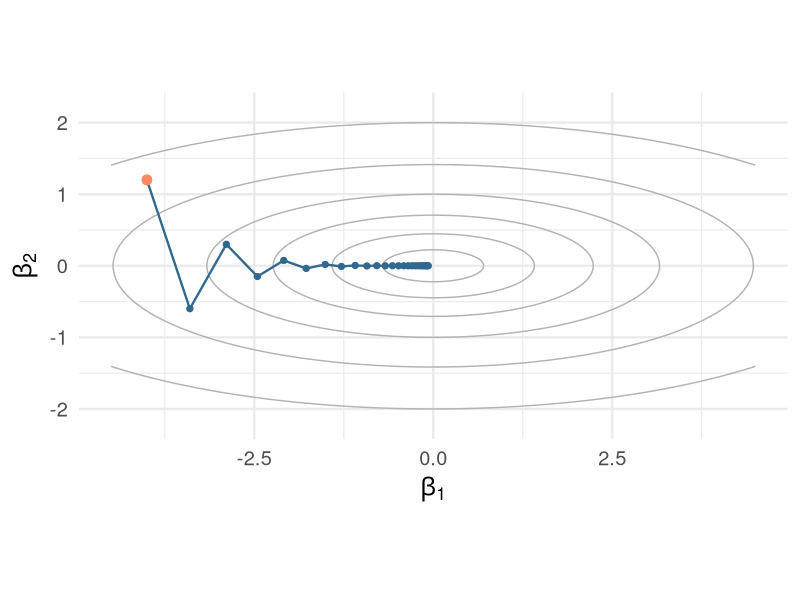
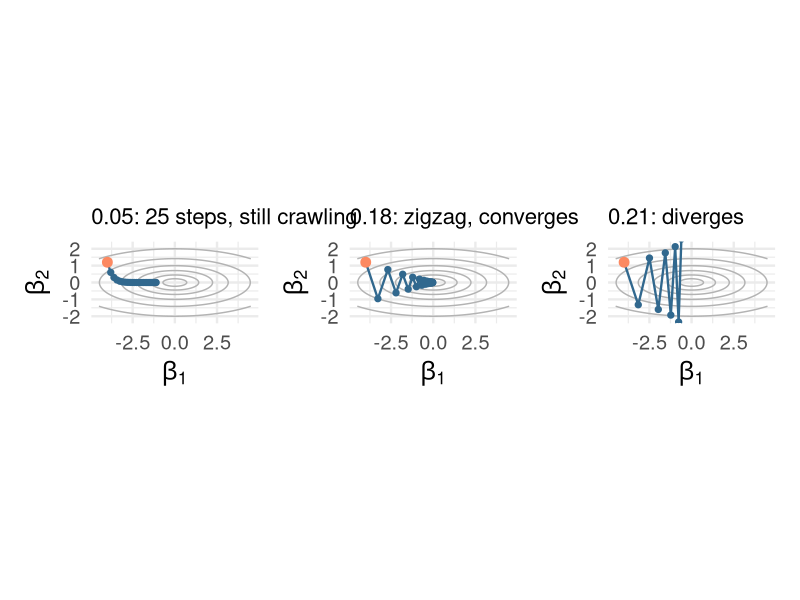
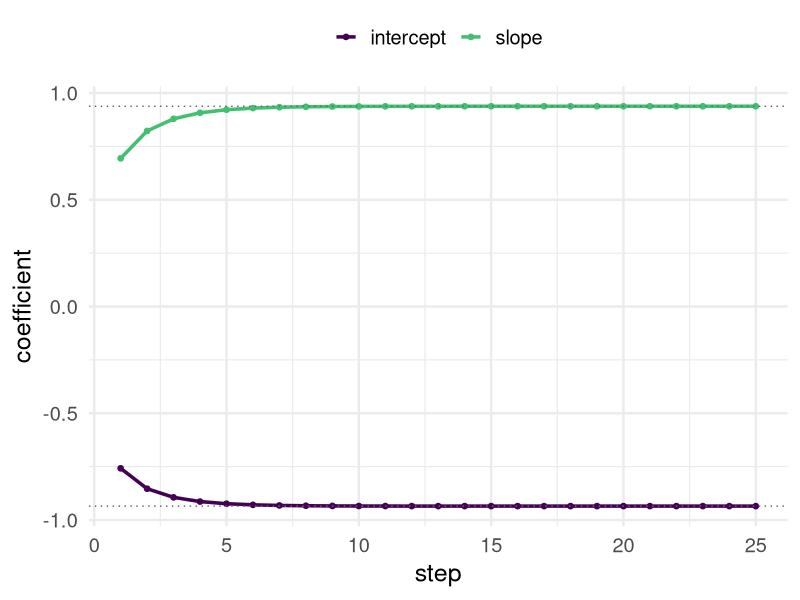
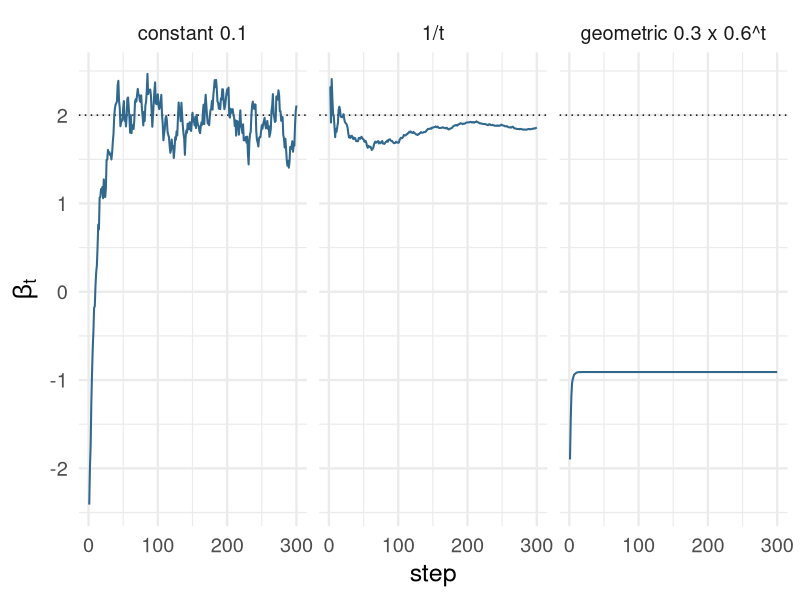
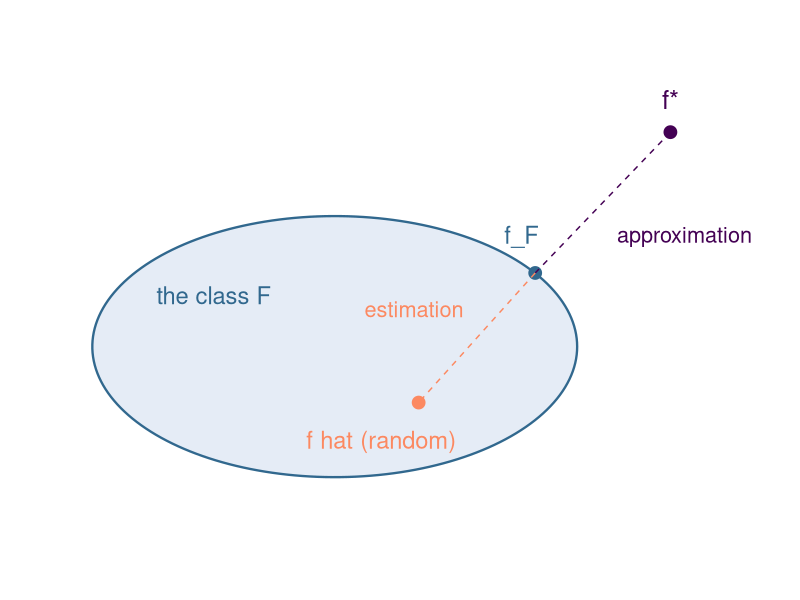
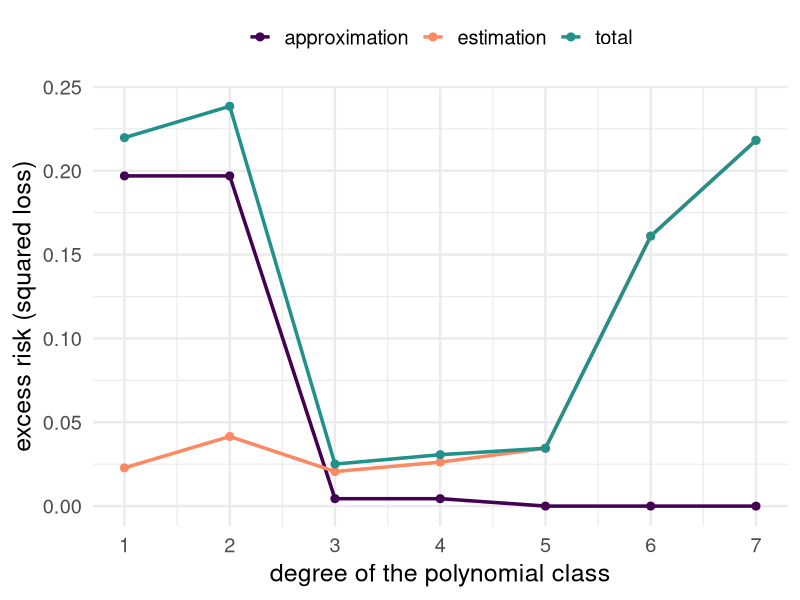
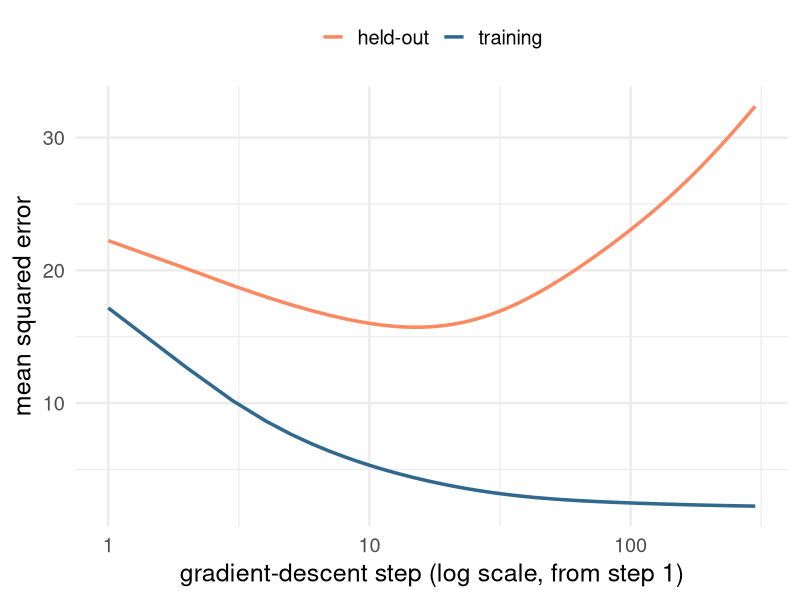

Reproduce these figures in R, in order.
## ---- chunk 1
#| label: setup
#| include: false
library(tidyverse)
library(knitr)
library(patchwork)
library(palmerpenguins)
theme_set(theme_minimal(base_size = 18))
options(knitr.table.format = "html")
options(digits = 3)
set.seed(4)
# Palette: viridis for the primary scale, magma for the second one.
v_dark <- "#440154"; v_blue <- "#31688e"; v_teal <- "#21918c"; v_green <- "#5ec962"
m_pink <- "#b73779"; m_purple <- "#8c2981"; m_orange <- "#fc8961"
# A two-parameter quadratic valley, curvature 1 along beta_1 and 10 along beta_2,
# for the step-size pictures. Gradient descent on it is the exact recurrence
# beta_{t+1} = (1 - gamma a) beta_t in each coordinate.
fq <- function(b1, b2) 0.5 * (b1^2 + 10 * b2^2)
gd_path <- function(start, gamma, steps, a = c(1, 10)) {
  b <- start
  out <- matrix(NA, steps + 1, 2); out[1, ] <- b
  for (t in 1:steps) { b <- b - gamma * a * b; out[t + 1, ] <- b }
  tibble(step = 0:steps, b1 = out[, 1], b2 = out[, 2])
}
contour_grid <- expand_grid(b1 = seq(-4.5, 4.5, length.out = 121),
                            b2 = seq(-2.2, 2.2, length.out = 121)) |>
  mutate(f = fq(b1, b2))
contour_plot <- function(path, title = NULL) {
  ggplot() +
    geom_contour(data = contour_grid, aes(b1, b2, z = f),
                 breaks = c(0.25, 1, 2.5, 5, 10, 20), colour = "grey70") +
    geom_path(data = path, aes(b1, b2), colour = v_blue, linewidth = 0.8) +
    geom_point(data = path, aes(b1, b2), colour = v_blue, size = 1.8) +
    geom_point(data = path[1, ], aes(b1, b2), colour = m_orange, size = 3) +
    coord_equal(xlim = c(-4.5, 4.5), ylim = c(-2.2, 2.2)) +
    labs(x = expression(beta[1]), y = expression(beta[2]), title = title) +
    theme(plot.title = element_text(size = 16))
}
## ---- chunk 2
#| label: valley
#| fig-height: 3.4
#| fig-width: 4.6
#| out-width: "100%"
contour_plot(gd_path(c(-4, 1.2), 0.15, 25))
## ---- chunk 3
#| label: three-steps
#| fig-height: 3.3
#| fig-width: 12
#| out-width: "100%"
p1 <- contour_plot(gd_path(c(-4, 1.2), 0.05, 25), "0.05: 25 steps, still crawling")
p2 <- contour_plot(gd_path(c(-4, 1.2), 0.18, 25), "0.18: zigzag, converges")
p3 <- contour_plot(gd_path(c(-4, 1.2), 0.21, 8), "0.21: diverges")
p1 + p2 + p3
## ---- chunk 4
#| label: logistic-descent
#| fig-height: 3.6
#| fig-width: 5.6
#| out-width: "100%"
pg <- penguins |> filter(species != "Gentoo") |> drop_na(flipper_length_mm) |>
  mutate(chinstrap = as.numeric(species == "Chinstrap"), z = as.numeric(scale(flipper_length_mm)))
Xl <- cbind(1, pg$z); yl <- pg$chinstrap; nl <- nrow(Xl)
L_logit <- max(eigen(t(Xl) %*% Xl / nl)$values) / 4
b <- c(0, 0); Tn <- 25; path <- matrix(NA, Tn, 2)
for (t in 1:Tn) { p <- 1 / (1 + exp(-Xl %*% b)); b <- b - 4 * (-t(Xl) %*% (yl - p) / nl); path[t, ] <- b }
glm_coef <- coef(glm(chinstrap ~ z, family = binomial, data = pg))
tibble(step = 1:Tn, intercept = path[, 1], slope = path[, 2]) |>
  pivot_longer(-step, names_to = "coefficient") |>
  ggplot(aes(step, value, colour = coefficient)) + geom_line(linewidth = 1.2) + geom_point(size = 1.6) +
  geom_hline(yintercept = glm_coef, linetype = "dotted", colour = "grey40") +
  scale_colour_viridis_d(end = 0.7) +
  labs(x = "step", y = "coefficient", colour = NULL) + theme(legend.position = "top")
## ---- chunk 5
#| label: schedules
#| fig-height: 2.8
#| fig-width: 12
#| out-width: "100%"
set.seed(2)
Tt <- 300
sched <- list("constant 0.1" = function(t) 0.1, "1/t" = function(t) 1 / t, "geometric 0.3 x 0.6^t" = function(t) 0.3 * 0.6^t)
runs <- map_dfr(names(sched), function(nm) {
  bb <- -3; out <- numeric(Tt)
  for (t in 1:Tt) { g <- (bb - 2) + rnorm(1); bb <- bb - sched[[nm]](t) * g; out[t] <- bb }
  tibble(schedule = factor(nm, levels = names(sched)), step = 1:Tt, beta = out)
})
ggplot(runs, aes(step, beta)) + geom_hline(yintercept = 2, linetype = "dotted") +
  geom_line(colour = v_blue, linewidth = 0.7) + facet_wrap(~ schedule) +
  labs(x = "step", y = expression(beta[t]), title = NULL)
## ---- chunk 6
#| label: three-functions
#| fig-height: 3.6
#| fig-width: 6.4
#| out-width: "100%"
th <- seq(0, 2 * pi, length.out = 200)
ell <- tibble(x = 2.6 * cos(th), y = 1.4 * sin(th))
ggplot() +
  geom_polygon(data = ell, aes(x, y), fill = "#e5ecf6", colour = v_blue, linewidth = 0.8) +
  annotate("text", x = -1.3, y = 0.55, label = "the class F", colour = v_blue, size = 6) +
  annotate("point", x = 3.6, y = 2.3, size = 4, colour = v_dark) +
  annotate("text", x = 3.6, y = 2.65, label = "f*", size = 6.5, colour = v_dark) +
  annotate("point", x = 2.15, y = 0.79, size = 4, colour = v_blue) +
  annotate("text", x = 2.0, y = 1.2, label = "f_F", size = 6, colour = v_blue) +
  annotate("point", x = 0.9, y = -0.6, size = 4, colour = m_orange) +
  annotate("text", x = 0.5, y = -1.0, label = "f hat (random)", size = 6, colour = m_orange) +
  annotate("segment", x = 3.6, y = 2.3, xend = 2.15, yend = 0.79, linetype = "dashed", colour = v_dark) +
  annotate("text", x = 3.75, y = 1.2, label = "approximation", size = 5.5, colour = v_dark) +
  annotate("segment", x = 2.15, y = 0.79, xend = 0.9, yend = -0.6, linetype = "dashed", colour = m_orange) +
  annotate("text", x = 0.85, y = 0.4, label = "estimation", size = 5.5, colour = m_orange) +
  coord_equal(xlim = c(-3.2, 4.6), ylim = c(-2, 3)) + theme_void()
## ---- chunk 7
#| label: tradeoff
#| fig-height: 2.5
#| fig-width: 11
#| out-width: "100%"
set.seed(3)
fstar <- function(x) sin(2 * pi * x) + 0.5 * x
grid <- seq(0, 1, length.out = 801)
n_sim <- 40; sigma <- 0.4; degs <- 1:7; reps <- 200
errs <- map_dfr(degs, function(d) {
  fF <- fitted(lm(fstar(grid) ~ poly(grid, d, raw = TRUE)))
  approx <- mean((fF - fstar(grid))^2)
  est <- mean(replicate(reps, {
    x <- runif(n_sim); yy <- fstar(x) + rnorm(n_sim, sd = sigma)
    fh <- predict(lm(yy ~ poly(x, d, raw = TRUE)), newdata = data.frame(x = grid))
    mean((fh - fF)^2)
  }))
  tibble(degree = d, approximation = approx, estimation = est, total = approx + est)
})
errs |> pivot_longer(-degree, names_to = "error") |>
  mutate(error = factor(error, levels = c("approximation", "estimation", "total"))) |>
  ggplot(aes(degree, value, colour = error)) + geom_line(linewidth = 1.2) + geom_point(size = 2.4) +
  scale_colour_manual(values = c(v_dark, m_orange, v_teal)) +
  scale_x_continuous(breaks = degs) +
  labs(x = "degree of the polynomial class", y = "excess risk (squared loss)", colour = NULL) + theme(legend.position = "top")
## ---- chunk 8
#| label: early-stopping
#| fig-height: 3.6
#| fig-width: 6.2
#| out-width: "100%"
set.seed(12)
ne <- 80; pe <- 60
Xe <- matrix(rnorm(ne * pe), ne, pe); be <- rnorm(pe, sd = 0.5); ye <- Xe %*% be + rnorm(ne, sd = 3)
Xh <- matrix(rnorm(2000 * pe), 2000, pe); yh <- Xh %*% be + rnorm(2000, sd = 3)
Le <- 2 * max(eigen(t(Xe) %*% Xe / ne)$values)
bb <- rep(0, pe); es <- vector("list", 300)
for (t in 1:300) {
  bb <- bb - (0.5 / Le) * (-2 / ne * t(Xe) %*% (ye - Xe %*% bb))
  es[[t]] <- tibble(step = t, training = mean((ye - Xe %*% bb)^2), `held-out` = mean((yh - Xh %*% bb)^2))
}
es <- bind_rows(es)
best_step <- es$step[which.min(es$`held-out`)]
es |> pivot_longer(-step, names_to = "error") |>
  ggplot(aes(step, value, colour = error)) + geom_line(linewidth = 1.2) +
  scale_colour_manual(values = c(m_orange, v_blue)) + scale_x_log10() +
  labs(x = "gradient-descent step (log scale, from step 1)", y = "mean squared error", colour = NULL) + theme(legend.position = "top")
